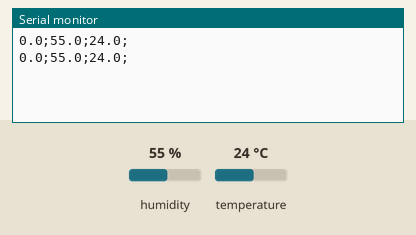
The sketch below on a simulated Arduino Uno, built with avr-gcc and run on an emulated ATmega328P. Shown: the last lines printed to the serial monitor. Wiring (inferred from the names in the program): DHT11 sensor: data pin 2. The test bench sets the inputs (shaded band); at power-on: humidity 55 %, temperature 24 °C.

Above: at 5.8 s.
5.9 s: humidity set to 22 %
At 11.4 s:
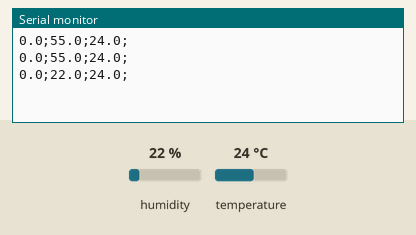
11.9 s: temperature set to 12 °C
At 16.1 s:
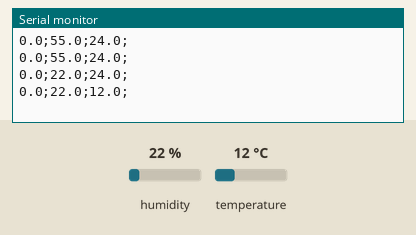
17.9 s: humidity set to 40 %
At 20.8 s:
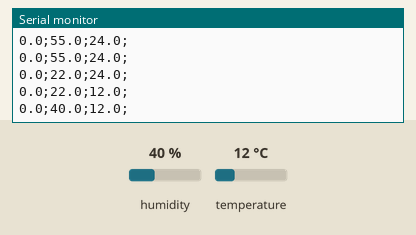
Timing chart, 0 to 22.3 s (numbered marks = the images above; inputs shaded):
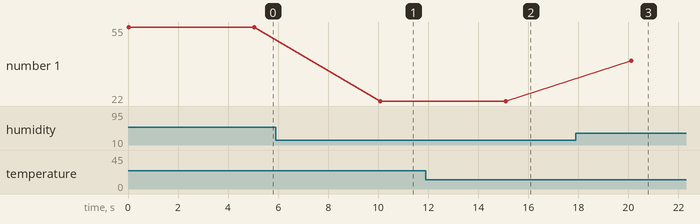

Measured:
- after the input at 5.9 s, the serial monitor: prints a new line after 4.2 s (image 1)
- after the input at 11.9 s, the serial monitor: prints a new line after 3.2 s (image 2)
- after the input at 17.9 s, the serial monitor: prints a new line after 2.2 s (image 3)
- plotted number 1: 55 → 22 after the input at 5.9 s, 22 → 40 after the input at 17.9 s

The sketch:

DHT11Reader.ino
```cpp
#include "DHT11Reader.h"

#define DHT_PIN 2

DHT11Reader dhtSensor;

const char VALUES_SEPARATOR[] = ";";
const short VALUES_SIZE = 3;

void setup() {
  Serial.begin(9600);
}

void loop() {
  float values[VALUES_SIZE];
  values[0] = dhtSensor.read(DHT_PIN);
  values[1] = dhtSensor.humidity;
  values[2] = dhtSensor.temperature;
  sendData(values, VALUES_SEPARATOR);
  delay(5000);
}

/*
The method permits to send the calculated data to the serial channel
in a stringfied form.
*/
void sendData(const float* data, const char separator) {
  char tempBuffer[6];
  char buffer[150];
  strcpy(buffer, dtostrf(data[0], 3, 1, tempBuffer));
  for (int i = 1; i < VALUES_SIZE; i ++) {
    strcat(buffer, VALUES_SEPARATOR);
    strcat(buffer, dtostrf(data[i], 3, 1, tempBuffer));
  }
  strcat(buffer, VALUES_SEPARATOR);
  Serial.println(buffer);
}
```

DHT11Reader.cpp
```cpp
#include "HardwareSerial.h"
#include "DHT11Reader.h"

byte DHT11Reader::read(int pin) {

  byte result = DHT11READER_OK;

  uint8_t extractedData[5] = {0, 0, 0, 0, 0};

	/*
  Clearing the buffer
  */
	//extractedData[0] = extractedData[1] = extractedData[2] = extractedData[3] = extractedData[4] = 0;

	/*
  Setting the pin mode to output in order to send the start signals from MCU to DHT11
  */
	pinMode(pin, OUTPUT);

  /*
  MCU send a low signal for starting the communication with DHT11.
  It must send a 18ms low-pulse in order to let the DHT11 sensor to detect
  the activation signal. The duration value will be set to 20ms for approximation.
  */
  digitalWrite(pin, LOW);
	delay(STARTSIGNAL_DHTDETECTION_DELAY);

  /*
  MCU send an high signal in order to tell to DHT11 that it is awaiting
  the sensor response. It must send a 20us to 40us high-pulse in order to permits
  the effective starts of the communication from the DHT11 sensor. The duration value
  will be set to 50us for approximation.
  */
	digitalWrite(pin, HIGH);
	delayMicroseconds(STARTSIGNAL_WAITINGDHT_DELAY);

  /*
  Set the pin mode to input in order to receive the data signal from DHT11 to MCU.
  */
	pinMode(pin, INPUT);

	/*
  The DHT11 sensor send a low signal in order to tell to MCU that is ready to communicate.
  It must send a 80us low-pulse in order to starts the communication. Several manufacturer
  can define the pulse duration with different values, so the value is defined as an approximation
  of an hypotetical high-speed IO's Arduino-based MCU (1us for complete the digitalRead operation)
  for a signal duration of at least of 100us.
  */
	unsigned int leftCycles = ACKNOWLEDGEDHT_CYCLE_DURATION;
	while(result == DHT11READER_OK && digitalRead(pin) == LOW) {
		if (leftCycles-- == 0) {
      result = DHT11READER_TIMEOUT;
    }
  }

  /*
  The DHT11 sensor send an high signal in order to tell to MCU that is ready to communicate.
  It must send a 80us high-pulse in order to starts the communication. Several manufacturer
  can define the pulse duration with different values, so the value is defined as an approximation
  of an hypotetical high-speed IO's Arduino-based MCU (1us for complete the digitalRead operation)
  for a signal duration of at least of 100us.
  */
	leftCycles = ACKNOWLEDGEDHT_CYCLE_DURATION;
	while(result == DHT11READER_OK && digitalRead(pin) == HIGH) {
		if (leftCycles-- == 0) {
      result = DHT11READER_TIMEOUT;
    }
  }

  uint8_t measurementIdx = 0;
  uint8_t bitIdx = 7;
  short i = 0;

  while(result != DHT11READER_OK || i < TRANSMITTED_BITS) {

    /*
    The DHT11 sensor send a low signal in order to tell to MCU that is sending a new bit of data.
    It must send a 50us low-pulse in order to syncronize the sending.
    */
		leftCycles = STARTTRANSMISSION_DHT_DURATION;
		while(result == DHT11READER_OK && digitalRead(pin) == LOW) {
			if (leftCycles-- == 0) {
        result = DHT11READER_TIMEOUT;
      }
    }

    /*
    Tracing the start of the transmission for the data bit.
    */
		unsigned long bitTransmissionStart = micros();

    /*
    The DHT11 sensor send a high signal in order to send a new bit of data to MCU.
    The value of the bit is defined with the duration of the pulse: is the pulse lasts about 30us,
    it is a 0 value, if the pulse lasts 70us it is a 1 value. The paragon for the cycles will be
    calculated on the most long pulse, i.e. the one for the 1 data.
    */
		leftCycles = TRANSMISSION_DHTBIT1_DURATION;
		while(digitalRead(pin) == HIGH) {
			if (result == DHT11READER_OK && leftCycles-- == 0) {
        result = DHT11READER_TIMEOUT;
      }
    }

    if (result == DHT11READER_OK) {
      /*
      In order to set a 0 or 1 value to the bit, it is defined to find if the pulse signal has a duration
      for more than 70us-30us=40us: if so, the bit cannot certainly be with value 0, for exclusion it will be 1.
      For calculating the final value, the extracted 1-bit will be shifted for the cardinal position on which it
      was sent by DHT11 sensor: a bit that was sent before another will have a more significant bit value, so will be
      shifted by more position than the next one.
      */
      if ((micros() - bitTransmissionStart) > TRANSMISSION_DHTSENTBITDIFFERENCE_DURATION) {
        extractedData[measurementIdx] = extractedData[measurementIdx] | (1 << bitIdx);
      }

      /*
      Move the bit index towards right if greater than zero. If equals to zero, it means that all the previous bit were
      inserted in the final float value, so the bit index will be reset to MSB bit and the measurement index (i.e. the single
      value extracted from sensor) will be incremented.
      */
      if (bitIdx != 0) {
        bitIdx--;
      } else {
        bitIdx = 7;
        measurementIdx++;
      }
      i++;
    }

	}

  if (result == DHT11READER_OK) {
    /*
    Calculating the value of the humidity for the integer part and the decimal one.
    */
    humidity = extractedData[0] + (extractedData[1] * 0.1);

    /*
    Calculating the value of the temperature for the integer part and the decimal one. If the decimal part is equals to 0x80=10000000,
    it means that the value is negative, due to the fact that the last bit define the sign value. Also, the decimal part will be pruned
    by eventual excedeed bits (and the max value will be 0x0f) and will be moltiplied by 0.1 and sum to the final value.
    */
    temperature = extractedData[2];
    if (extractedData[3] & 0x80) {
      temperature = -1 - temperature;
    }
    temperature += (extractedData[3] & 0x0f) * 0.1;
    /*
    If the checksum value is different from the extracted elements, an error during the transmission is occurred.
    */
    if (extractedData[4] != (extractedData[0] + extractedData[1] + extractedData[2] + extractedData[3])) {
      result = DHT11READER_CHECKSUM_FAIL;
    }
  }

	return result;
}
```

DHT11Reader.h
```cpp
#ifndef DHT_11
#define DHT_11

#include <Arduino.h>

/*
The number of transmitted bits from DHT11 sensor. This value is calculated as follows:
  8 bits for humidity integer part +
  8 bits for humidity decimal part +
  8 bits for temperature integer part +
  8 bits for temperature decimal part +
  8 bits for checksum, equals to the 8 bits of the sum of the previous four measurations
*/
#define TRANSMITTED_BITS 40

/*
The state related to the correct execution of the measurement.
*/
#define DHT11READER_OK 0x00

/*
The state related to the termination of the measurement due to timeout during acknowledgement or communication.
*/
#define DHT11READER_TIMEOUT 0x01

/*
The state related to the error of the measurement after the calculation of the checksum.
*/
#define DHT11READER_CHECKSUM_FAIL 0x02

/*
The value of the duration for the start low-pulse signal that the
MCU made to DHT11 to start the communication. This is a delay value that
is imposed to MCU in order to execute the next step.
*/
#define STARTSIGNAL_DHTDETECTION_DELAY 20

/*
The value of the duration for the start high-pulse signal that the
MCU made to DHT11 to start the communication. This is a delay value that
is imposed to MCU in order to execute the next step.
*/
#define STARTSIGNAL_WAITINGDHT_DELAY 50

/*
---------------------------------------------------------------------------------------------------------------------------
The following values are the number of read cycles to be executed to wait the responses from DHT11 sensor.
They are calculated as an approximation of an hypotetical high-speed IO's Arduino-based MCU (1us for complete
the digitalRead operation). So, if a digitalRead operation is made, a reading cycle means that is passed 1us. If the
DHT11 send a pulse signal that has a certain duration (for example 50us), the MCU must execute 50 reading cycles.
Obviously. if the IO operation needs more time to be executed, the cycles will be the sames but it doesn't matter,
as this library is not made for critical missions.
*/
/*
The value of the duration for either the low-pulse and the high-pulse signals that the DHT11 send to MCU in order to
execute a sort of "acknowledgement" that the MCU will interpretate as "the DHT11 is read to send data".
*/
#define ACKNOWLEDGEDHT_CYCLE_DURATION 100


/*
The value of the duration for for the low-pulse signal that the DHT11 send to MCU before the single bit transmission.
*/
#define STARTTRANSMISSION_DHT_DURATION 50

/*
The value of the duration for for the high-pulse signal that the DHT11 send to MCU for transmit a 0-value bit.
*/
#define TRANSMISSION_DHTBIT0_DURATION 30

/*
The value of the duration for for the high-pulse signal that the DHT11 send to MCU for transmit a 1-value bit.
*/
#define TRANSMISSION_DHTBIT1_DURATION 70

/*
The value of the difference between the duration of the transmission of 0-bit and the transmission of 1-bit.
This value will be used for calculating that the DHT11 sensor has sent a 0 bit instead of 1 bit.
*/
#define TRANSMISSION_DHTSENTBITDIFFERENCE_DURATION TRANSMISSION_DHTBIT1_DURATION - TRANSMISSION_DHTBIT0_DURATION

/*
This class permits to read the values of termperature and humidity from the DHT11 sensor.
*/
class DHT11Reader {

  public:

    /*
    This method permits to read the value of the temperature and humidity from the sensor connected to MCU
    in the passed pin. The calculated values of temperature and humidity can be retrieved simply calling them in the instance.
    The returned value is the state of the communication and measurement.
    */
    byte read(int pin);

    /*
    The value of the temperature (in °C) calculated from the read() operation.
    If you read this value before the calculation can lead to wrong values.
    */
    float temperature;

    /*
    The value of the humidity (in %RH) calculated from the read() operation.
    If you read this value before the calculation can lead to wrong values.
    */
    float humidity;
};

#endif
```
